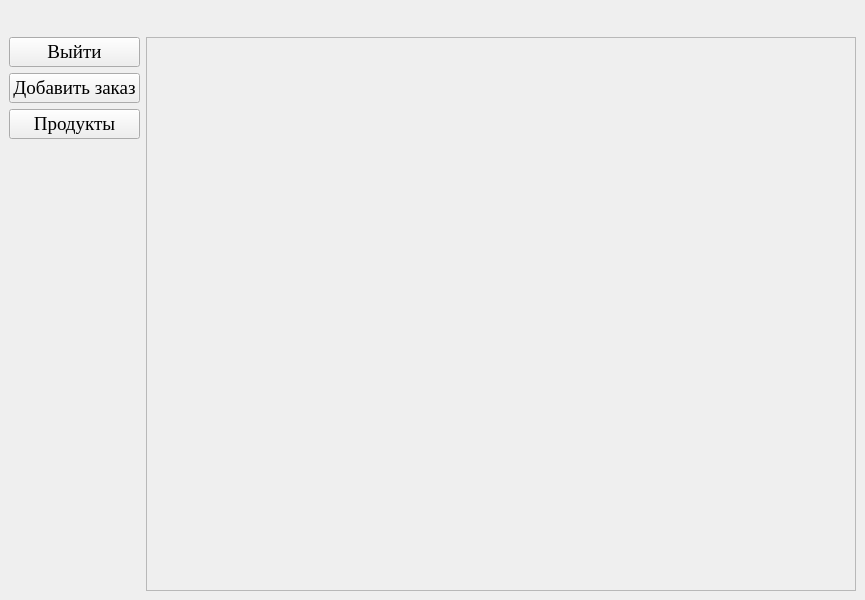
<?xml version="1.0" encoding="UTF-8"?>
<ui version="4.0">
 <class>OrderWindow</class>
 <widget class="QMainWindow" name="OrderWindow">
  <property name="geometry">
   <rect>
    <x>0</x>
    <y>0</y>
    <width>865</width>
    <height>600</height>
   </rect>
  </property>
  <property name="font">
   <font>
    <family>Times New Roman</family>
    <pointsize>14</pointsize>
   </font>
  </property>
  <property name="windowTitle">
   <string>Заказы</string>
  </property>
  <property name="windowIcon">
   <iconset>
    <normaloff>../../../../../../../time/import/Icon.JPG</normaloff>../../../../../../../time/import/Icon.JPG</iconset>
  </property>
  <widget class="QWidget" name="centralwidget">
   <layout class="QGridLayout" name="gridLayout">
    <item row="1" column="0">
     <layout class="QVBoxLayout" name="verticalLayout">
      <item>
       <widget class="QPushButton" name="Exit">
        <property name="text">
         <string>Выйти</string>
        </property>
       </widget>
      </item>
      <item>
       <widget class="QPushButton" name="AddOrder">
        <property name="text">
         <string>Добавить заказ</string>
        </property>
       </widget>
      </item>
      <item>
       <widget class="QPushButton" name="Products">
        <property name="text">
         <string>Продукты</string>
        </property>
       </widget>
      </item>
      <item>
       <spacer name="verticalSpacer">
        <property name="orientation">
         <enum>Qt::Vertical</enum>
        </property>
        <property name="sizeHint" stdset="0">
         <size>
          <width>20</width>
          <height>40</height>
         </size>
        </property>
       </spacer>
      </item>
     </layout>
    </item>
    <item row="0" column="1">
     <widget class="QLabel" name="FIO">
      <property name="text">
       <string/>
      </property>
      <property name="alignment">
       <set>Qt::AlignRight|Qt::AlignTrailing|Qt::AlignVCenter</set>
      </property>
     </widget>
    </item>
    <item row="1" column="1">
     <widget class="QScrollArea" name="scrollArea">
      <property name="widgetResizable">
       <bool>true</bool>
      </property>
      <widget class="QWidget" name="scrollAreaWidgetContents">
       <property name="geometry">
        <rect>
         <x>0</x>
         <y>0</y>
         <width>706</width>
         <height>552</height>
        </rect>
       </property>
       <layout class="QVBoxLayout" name="verticalLayout_2"/>
      </widget>
     </widget>
    </item>
   </layout>
  </widget>
 </widget>
 <resources/>
 <connections/>
</ui>
